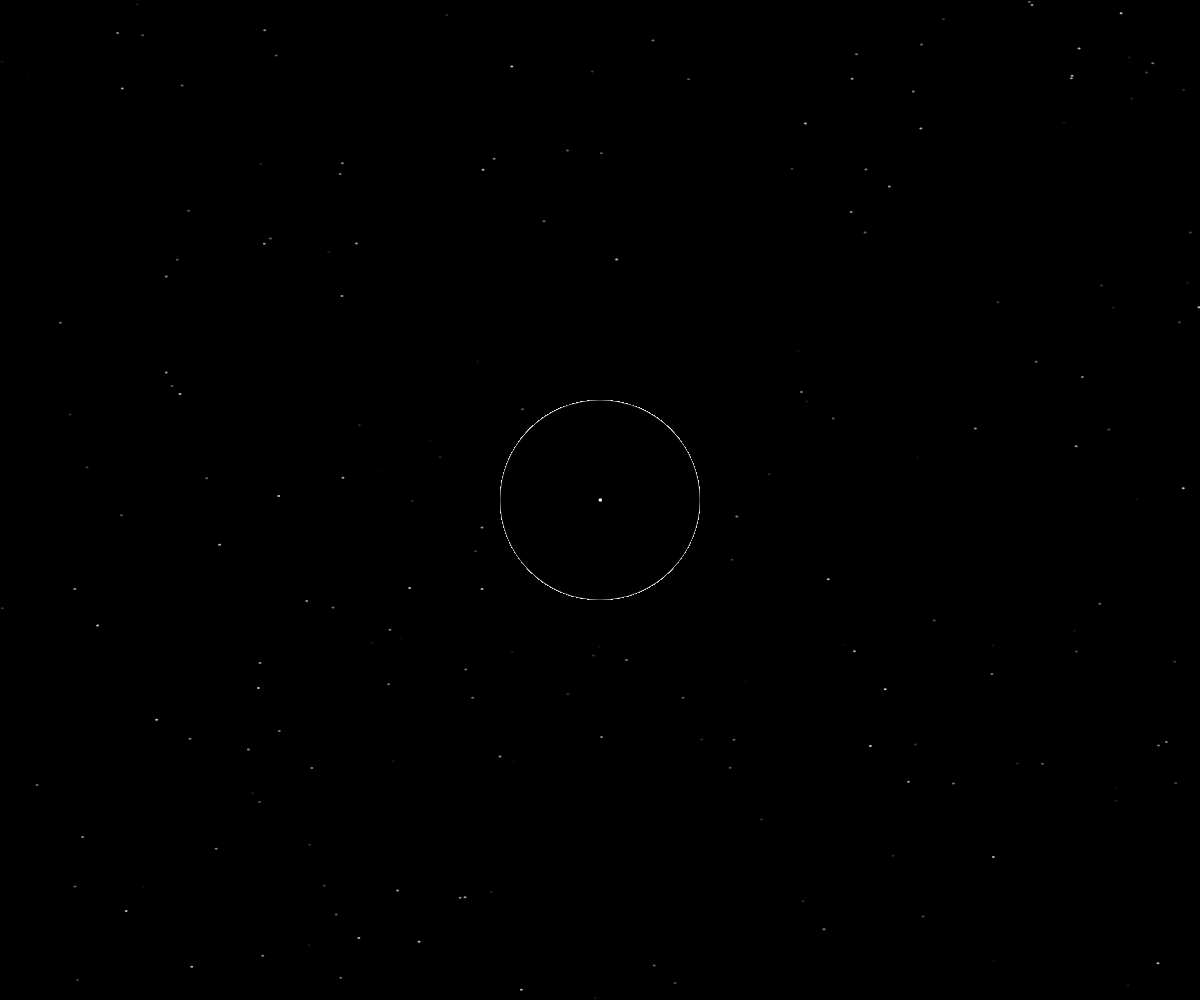
Frame 1 (no input)
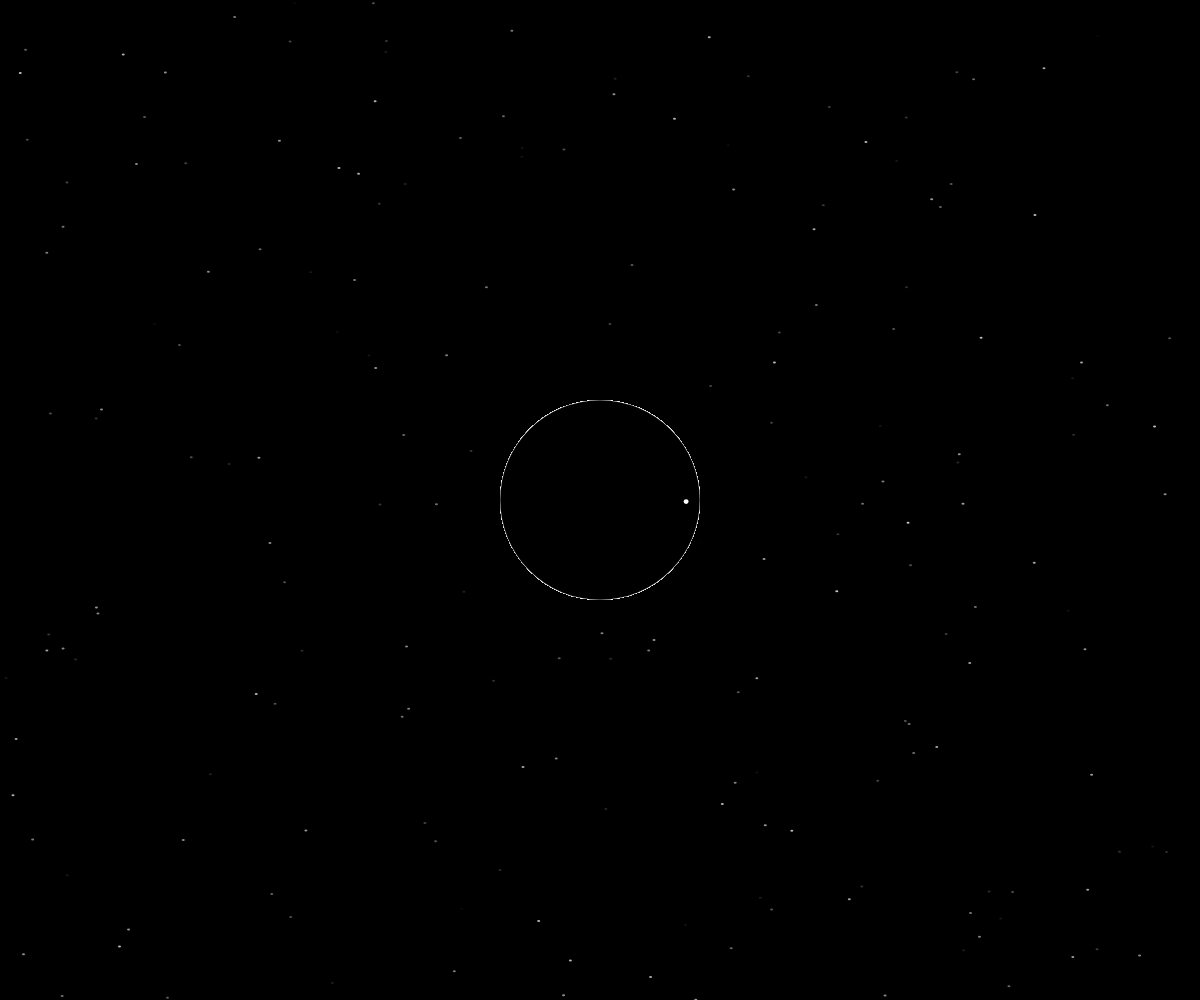
Frame 60 (no input)
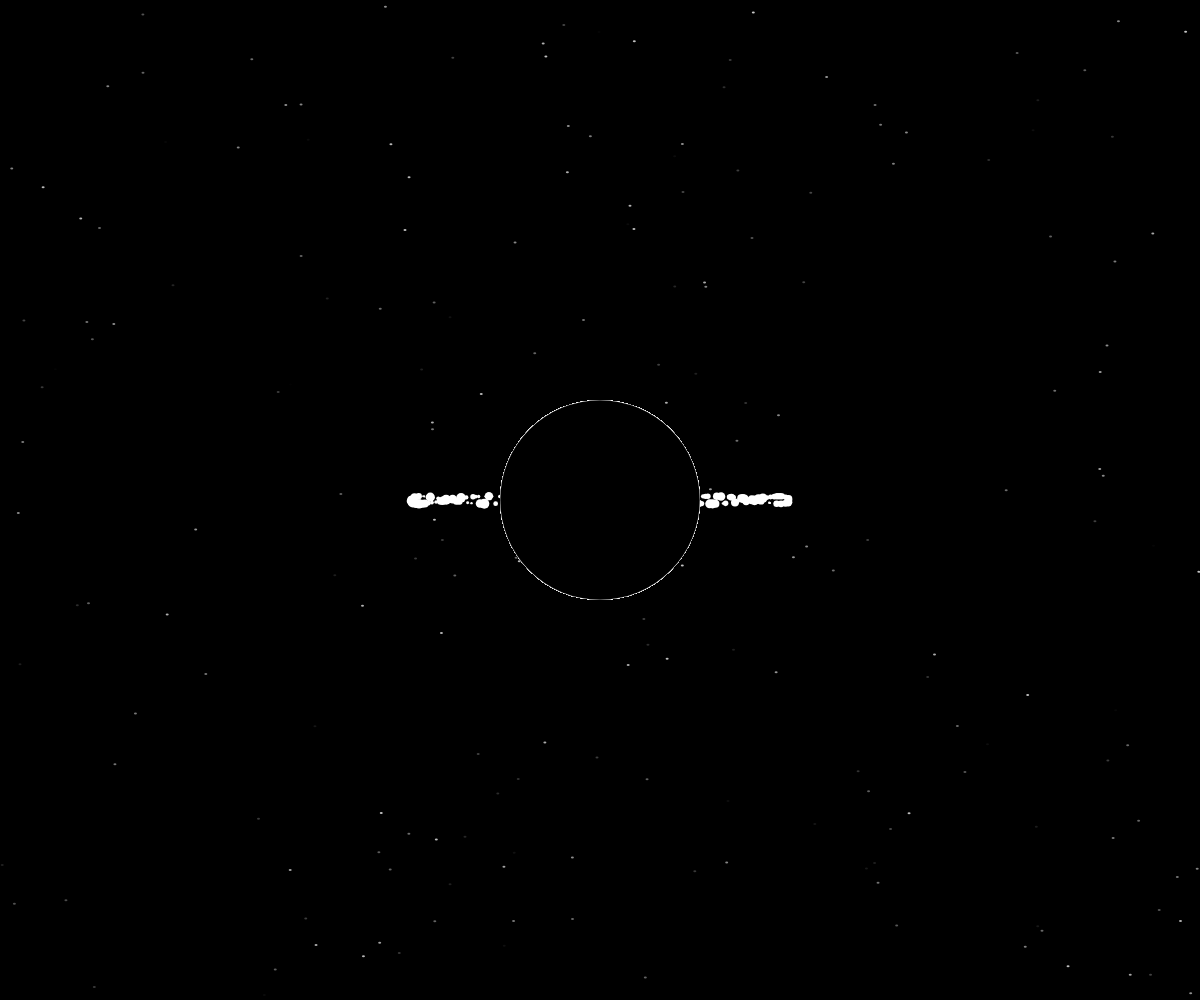
Frame 120 (the mouse pressed at the canvas centre since frame 60)

The p5.js sketch that drew these frames (run headless with seeded random() and noise() and a simulated clock; from frame 60 on, the mouse is pressed at the canvas centre):

// p5.js sketch
// ── sketch.js
let swirl =10;
let s= 200;

function setup() {
  createCanvas(windowWidth, windowHeight);  
  centrox=windowWidth/2;
  centroy=windowHeight/2;
}

function draw() {
  background(0);
  rectMode(CENTER);

  stroke(255);    
 for(var x=0; x<200; x= x+1){

mainCircle();
stars();
absorption();     
  }

}

function mainCircle(){
  fill(255)
  noStroke();
  push();
  pop();  
 
  ellipse(centrox,centroy,200,200);
  fill(0);
  ellipse(centrox,centroy,199.5,199.5)
  
}

function stars(){
  fill(random(200));  
  let s1=random(width);
  let s2=random(height);  
  ellipse(s1,s2, 3,2)
  
}


function absorption() {    
  push();   
  translate(centrox,centroy);
  stroke('white');
    
  strokeWeight(random(10));
  let y = s *cos(swirl/.5);
  let z = s*sin(swirl/.10);
  point(y*.005,z*0.0001);   
  s-=1.59; 
  swirl-=49;
  pop();  

}
